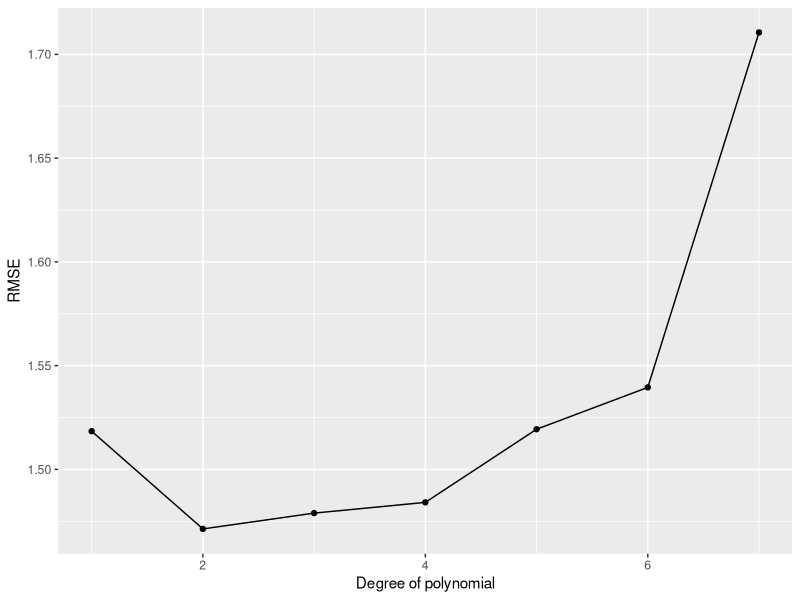
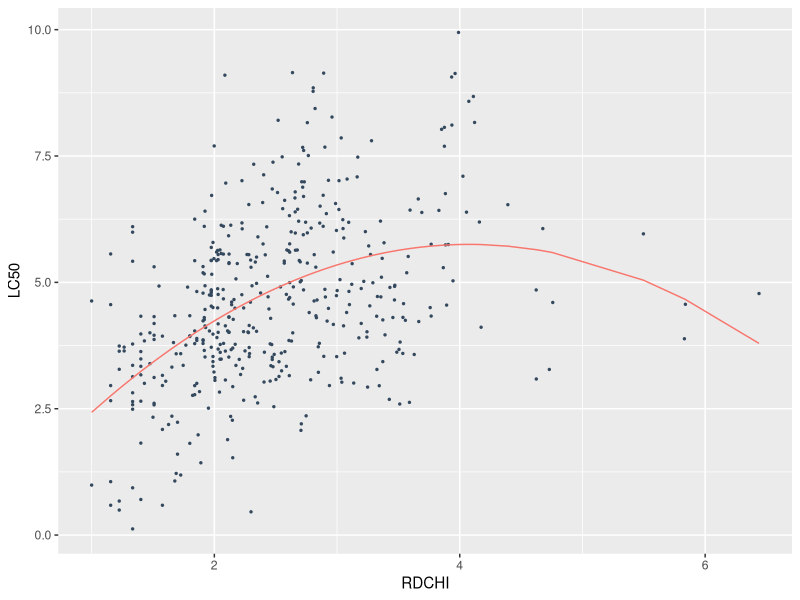

Write the R code that produced these figures, in order. (Note: this script raises an error after producing the figures.)
## ---- chunk 1
# Load libraries
library(caret)
library(ggplot2)
library(corrplot)
#Clear the workspace
rm(list=ls())
## ---- chunk 2
# Load the training data
train <- read.csv("toxicity_train.csv", stringsAsFactors=F)
# Load the test data
test <- read.csv("toxicity_validation.csv", stringsAsFactors=F)
## ---- chunk 3
MSE <- function(y, model){
  yhat = predict(model) # Estimated y computed on the basis of the features
  mean((y-yhat)^2)
}

RMSE <- function(y, model){
  sqrt(MSE(y,model))
}
## ---- chunk 4
# Train a model by trying multiple polynomial degrees. Save the models and their cross-validated RMSEs in a list and choose the best model based on the RMSE.

set.seed(123)
degrees <- 1:7
models <- list()
rmses <- c()

fitControl <- trainControl(method = "cv", number = 20)

for (degree in degrees){
  # Build up the formula with the selected degree
  formula <- as.formula(paste("LC50 ~ poly(RDCHI, ", degree, ")", sep=""))
  
  # Train the model
  fit <- caret::train(formula, data=train, method="lm", trControl=fitControl, preProcess=c("center", "scale"))
  
  # Get the cross-validated RMSE
  fitRmse <- fit$results$RMSE
  # Save the model RMSE
  rmses <- c(rmses, fitRmse)
}

# Plot the flexibility of the model vs RMSE
ggplot(data.frame(degree=degrees, RMSE=rmses), aes(x=degree, y=RMSE)) + geom_point() + geom_line() + xlab("Degree of polynomial") + ylab("RMSE")

# Choose the best model
bestDegree <- degrees[which.min(rmses)]
bestDegree

# Train the best model again (just for the sake of plotting it)
bestFormula <- as.formula(paste("LC50 ~ poly(RDCHI, ", bestDegree, ")", sep=""))
bestFit <- lm(bestFormula, data=train, method="lm", trControl=fitControl)

# Plot the data and the best model
ggplot(train, aes(x=RDCHI, y=LC50)) + geom_point(size=0.5, color="#34495e") + geom_line(aes(y=predict(bestFit), color="#c0392b"), show.legend = FALSE)

## ---- chunk 5
# let's use 30 DOF and compare step function and cubic spline
# then it'll be 30 knots for the step function and 26 for the cubic spline

knots <- quantile(train$RDCHI, probs = seq(0, 1, length.out = 26))

# Step function
train$RDCHI_step <- cut(train$RDCHI, breaks=30, labels=FALSE)

# Define the model formulas
step_model_formula <- LC50 ~ factor(RDCHI_step)
spline_model_formula <- as.formula(paste("LC50 ~ bs(RDCHI, knots = ", knots[-c(1, length(knots))], ", degree = 3)"))

spline_model_formula

# Define train control with 10-fold cross-validation
ctrl <- trainControl(method = "cv", number = 10)

str(train)
# Fit the models and calculate RMSE using cross-validation
model_step <- train(step_model_formula, data = train, method = "lm", trControl = ctrl)
model_spline <- train(spline_model_formula, data = train, method = "lm", trControl = ctrl)

summary(model_spline)


# Predicting
train$predicted_LC50_spline <- predict(model_spline, newdata=train)
train$predicted_LC50_step <- predict(model_step, newdata=train)

# Print RMSE for both models
cat("RMSE for Step Function Model (CV): ", model_step$results$RMSE, "\n")
cat("RMSE for Cubic Spline Model (CV): ", model_spline$results$RMSE, "\n")


# Plot the results
ggplot() +
  # Train data
  geom_point(data=train, aes(x = RDCHI, y = LC50), alpha = 0.5) +
  # Step function predictions
  stat_summary_bin(data=train, aes(x = RDCHI, y = predicted_LC50_step), 
                   bins = 30, geom = "step", color = "red", size = 1, alpha = 0.8) +
  # Cubic spline predictions
  geom_line(data=train, aes(x = RDCHI, y = predicted_LC50_spline), 
            color = "blue", size = 1, alpha = 0.8) +
  labs(title = "Step Function vs Cubic Spline Regression", 
       x = "RDCHI", 
       y = "LC50") +
  theme_minimal()


